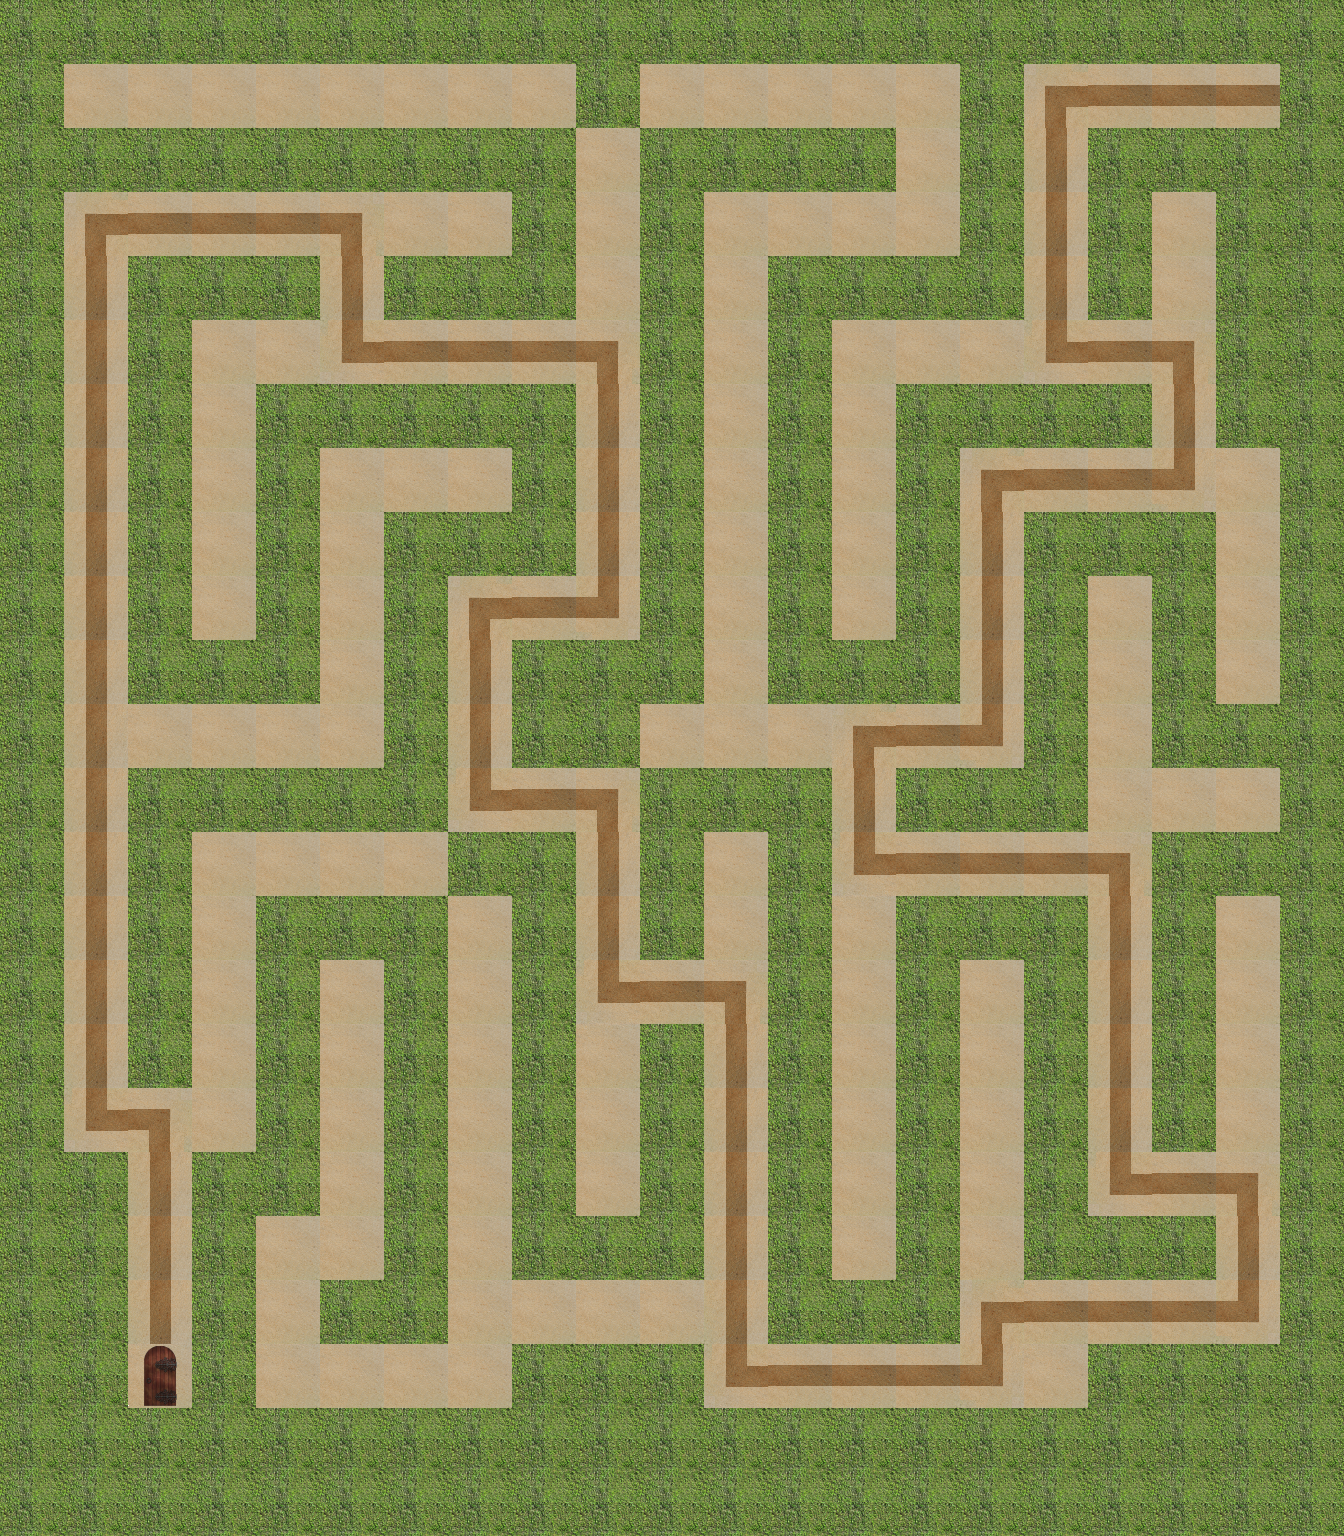

Below is a game level as drawn by its tile map, then a one-line description and the .tmx that defines it (tile-layer data replaced by summaries):
An orthogonal 21x24 tile map with 64x64 px tiles, 4 tile layers (path, wall, hint, end), 1 hidden layer not drawn.

<map version="1.0" orientation="orthogonal" renderorder="right-down" width="21" height="24" tilewidth="64" tileheight="64">
 <properties>
  <property name="bestTimePossible" value="29" />
  <property name="viewSize" value="5" />
 </properties>
 <tileset firstgid="1" name="sandbush" tilewidth="64" tileheight="64">
  <image source="sandbush.png" width="256" height="192" />
 </tileset>
 <layer name="path" width="21" height="24">
  <data>[504 cells, 214 non-empty, 1 distinct tile ids]</data>
 </layer>
 <layer name="wall" width="21" height="24">
  <data>[504 cells, 290 non-empty, 1 distinct tile ids]</data>
 </layer>
 <layer name="hint" width="21" height="24">
  <data>[504 cells, 95 non-empty, 6 distinct tile ids]</data>
 </layer>
 <layer name="start" width="21" height="24" visible="0">
  <data>[504 cells, 1 non-empty, 1 distinct tile ids]</data>
 </layer>
 <layer name="end" width="21" height="24">
  <data>[504 cells, 1 non-empty, 1 distinct tile ids]</data>
 </layer>
</map>
